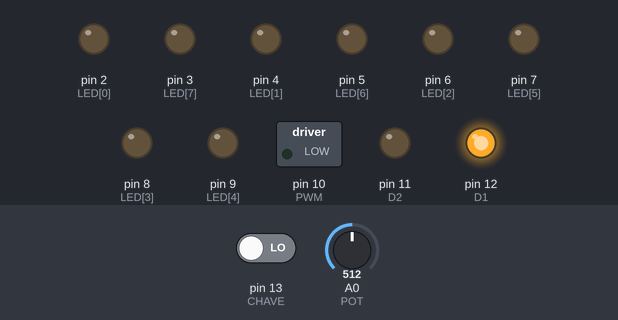
A sketch run on a simulated Arduino Uno, built with avr-gcc and run on an emulated ATmega328P. Shown: switched loads named in the sketch (green lamp = pin HIGH), output pins drawn as LEDs (lit = HIGH). Dashed ring = blinking. The test bench sets the inputs (shaded band); at power-on: pin 13 (CHAVE) LOW, A0 (POT) = 512.

Above: at 1.3 s.
1.4 s: pin 13 (CHAVE) driven HIGH
At 1.62 s:
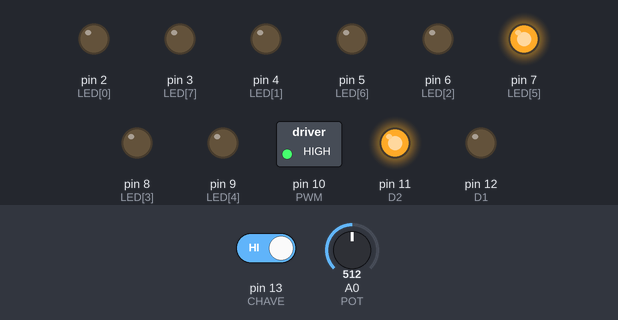
4.4 s: pin 13 (CHAVE) driven LOW
At 4.62 s:
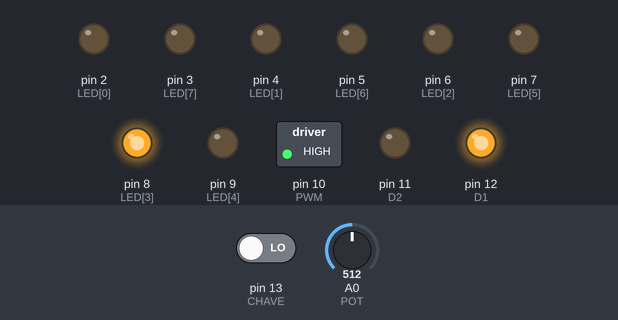
7.4 s: A0 (POT) set to 0
At 7.9 s:
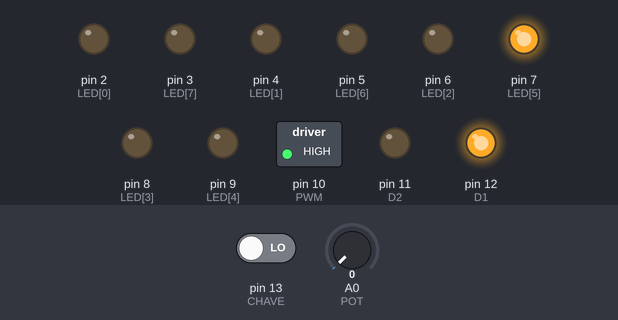
10.4 s: pin 13 (CHAVE) driven HIGH
At 10.9 s:
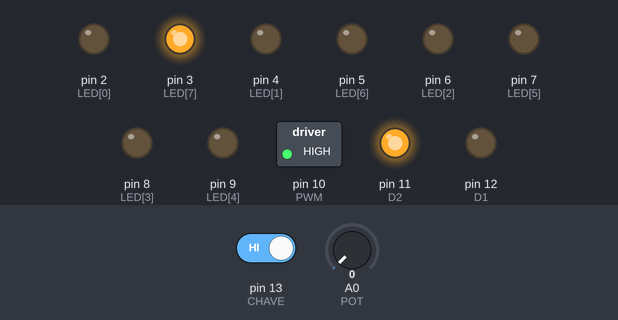
13.4 s: A0 (POT) set to 1023
At 14.6 s:
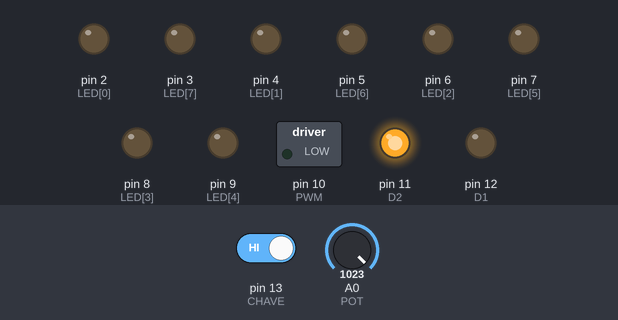
Timing chart, 0 to 16.0 s (numbered marks = the images above; inputs shaded):
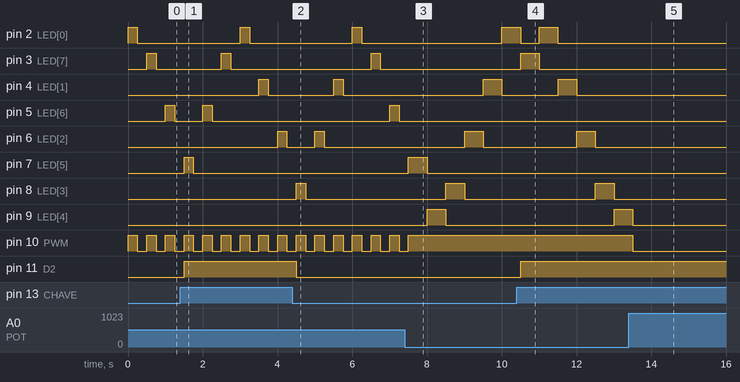

The sketch:

PONTE-H-2.ino
```cpp
//Declaração de Bibliotecas

//Declaração de Variáveis
#define D1 12 //Define porta para transistores
#define D2 11 //Define porta para transistores
#define CHAVE 13 //Porta Chave
#define PWM 10 //Porta PWM
const int LED[8] = { 2, 4, 6, 8, 9, 7, 5, 3 }; //Array de leds
#define POT A0 //Define porta Potenciômetro

int ledAtual = 0; //Variável do led atual

int tempoTotal = 500; //Define tempo inicial para dutyCycle
int tempoEmHigh, tempoEmLow; //Define tipo das variáveis

// Inicialização das variáveis
void setup() {
  pinMode(D1, OUTPUT);
  pinMode(D2, OUTPUT);
  pinMode(CHAVE, INPUT);
  pinMode(PWM, OUTPUT);

  for(int i = 0; i < 8; i++)
  {
    pinMode(LED[i], OUTPUT);
  }
}

//Programa propriamente dito
void loop() {
  //Define onde iniciar a contagem dos leds
  if (ledAtual == 8) {
    ledAtual = 0;
  } else if (ledAtual == -1) {
    ledAtual = 7;
  }

  //Leitura da chave para define as configurações necessárias
  if (digitalRead(CHAVE) == HIGH)
  {
    sentidoHorario(); //Aplicar a tensão adequada para rotação do motor
    while(digitalRead(CHAVE) == HIGH && ledAtual < 8)
    {
      configurarDutyCycle(); //Definir duty cycle

      digitalWrite(PWM, HIGH);
      digitalWrite(LED[ledAtual], HIGH);
      delay(tempoEmHigh);
      digitalWrite(PWM, LOW);
      digitalWrite(LED[ledAtual], LOW);
      delay(tempoEmLow);

      ledAtual++;
      //Encerra o processo, caso o status da chave altere
      if (digitalRead(CHAVE) != HIGH)
         break;
    }
  }
  else
  {
    sentidoAntiHorario(); //Aplicar a tensão adequada para rotação do motor
    while(digitalRead(CHAVE) == LOW && ledAtual > -1)
    {
      configurarDutyCycle(); //Definir duty cycle

      digitalWrite(PWM, HIGH);
      digitalWrite(LED[ledAtual], HIGH);
      delay(tempoEmHigh);
      digitalWrite(PWM, LOW);
      digitalWrite(LED[ledAtual], LOW);
      delay(tempoEmLow);

      ledAtual--;
      //Encerra o processo, caso o status da chave altere
      if (digitalRead(CHAVE) != LOW)
         break;
    }
  }
}

void sentidoHorario() //Função para rotação horário
{
  digitalWrite(D1, LOW);
  digitalWrite(D2, HIGH);
}
void sentidoAntiHorario() //Função para rotação anti-horário
{
  digitalWrite(D1, HIGH);
  digitalWrite(D2, LOW);
}

void configurarDutyCycle() //Função ler o potenciômetro
{
  int valorPot = analogRead(POT);
  tempoEmLow = map(valorPot, 0, 1023, 0, 500);
  tempoEmHigh = tempoTotal - tempoEmLow;
}
```

Measured:
- after the input at 1.4 s, pin 3 (LED[7]): LOW → HIGH after 1.1 s, → LOW 0.25 s later; pin 5 (LED[6]): LOW → HIGH after 0.60 s, → LOW 0.25 s later; pin 8 (LED[3]): stays LOW (without the input it goes to HIGH after 1.1 s); pin 9 (LED[4]): stays LOW (without the input it goes to HIGH after 0.60 s); pin 11 (D2): LOW → HIGH after 0.10 s
- after the input at 4.4 s, pin 4 (LED[1]): LOW → HIGH after 1.1 s, → LOW 0.25 s later; pin 6 (LED[2]): LOW → HIGH after 0.60 s, → LOW 0.25 s later; pin 7 (LED[5]): stays LOW (without the input it goes to HIGH after 1.1 s); pin 9 (LED[4]): stays LOW (without the input it goes to HIGH after 0.60 s); pin 11 (D2): HIGH → LOW after 0.10 s
- after the input at 7.4 s, pin 10 (PWM): goes on until 7.5 s, then stays HIGH
- after the input at 10.4 s, pin 4 (LED[1]): LOW → HIGH after 1.1 s, → LOW 0.50 s later; pin 5 (LED[6]): stays LOW (without the input it goes to HIGH after 0.60 s); pin 6 (LED[2]): LOW → HIGH after 1.6 s instead of 2.6 s; pin 7 (LED[5]): stays LOW (without the input it goes to HIGH after 1.1 s); pin 11 (D2): LOW → HIGH after 0.10 s
- after the input at 13.4 s, pin 2 (LED[0]): stays LOW (without the input it goes to HIGH after 1.6 s); pin 3 (LED[7]): stays LOW (without the input it goes to HIGH after 1.1 s)
- by itself, pin 10 (PWM): alternates HIGH for 0.25 s and LOW for 0.25 s
